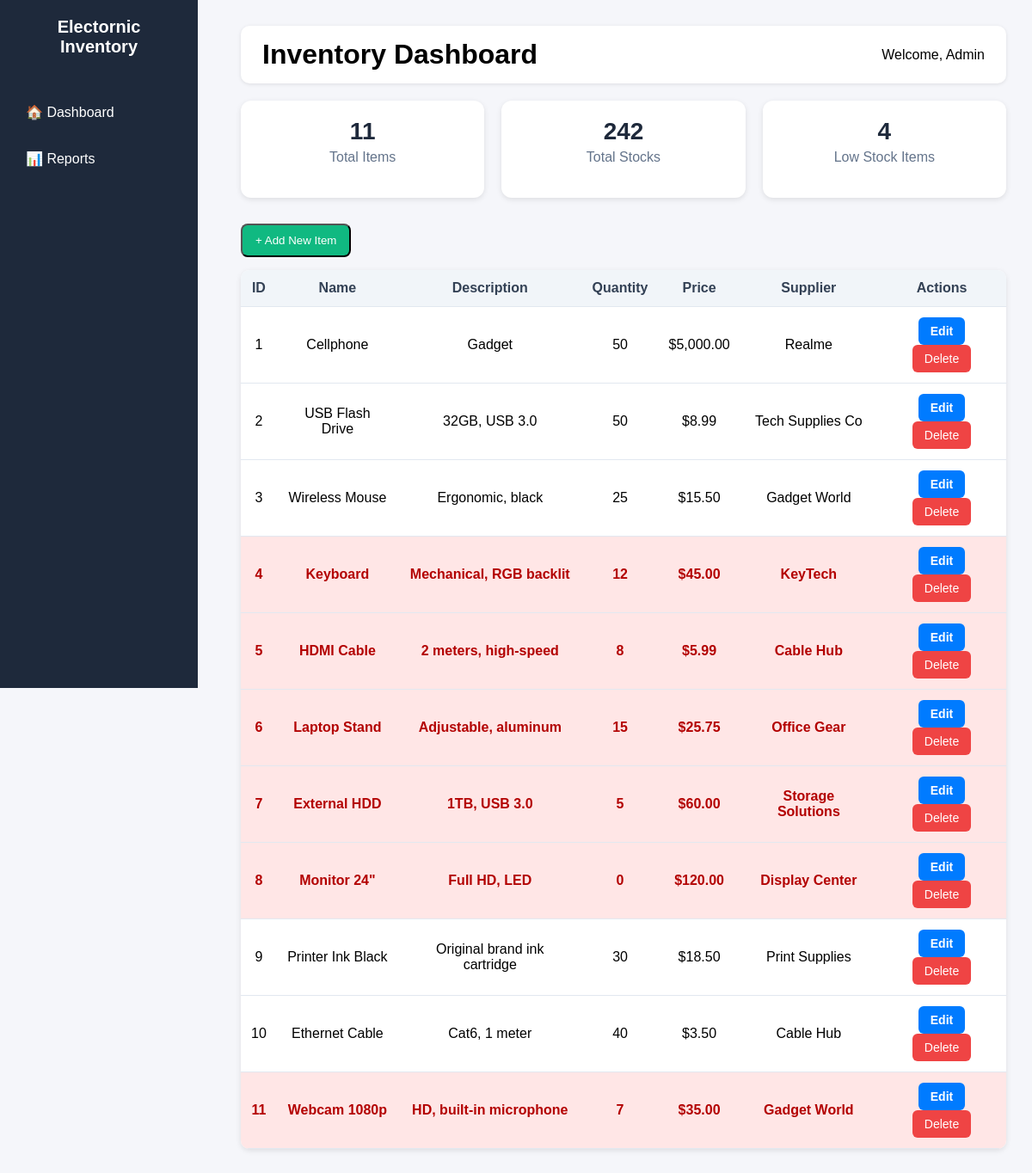
The page / on the database its author committed.
### tables this page shows
CREATE TABLE `inventory` (
  `id` int(11) NOT NULL,
  `name` varchar(255) NOT NULL,
  `description` text DEFAULT NULL,
  `quantity` int(11) NOT NULL,
  `price` decimal(10,2) NOT NULL,
  `supplier` varchar(255) DEFAULT NULL,
  `created_at` timestamp NOT NULL DEFAULT current_timestamp(),
  `updated_at` timestamp NOT NULL DEFAULT current_timestamp() ON UPDATE current_timestamp()
);

### index.php (the view, shortened to what this page needs)
<?php
require_once 'config.php';
$stmt = $pdo->query("SELECT * FROM inventory ORDER BY id ASC");
$items = $stmt->fetchAll();
$total_items = $pdo->query("SELECT COUNT(*) AS total FROM inventory")->fetch()['total'];
$total_stock = $pdo->query("SELECT SUM(quantity) AS total_qty FROM inventory")->fetch()['total_qty'] ?? 0;
$low_stock = $pdo->query("SELECT COUNT(*) AS low_count FROM inventory WHERE quantity < 10")->fetch()['low_count'] ?? 20;
?>
<!DOCTYPE html>
<html lang="en">
<head>
  <link rel="stylesheet" href="style.css">
</head>
<body>
  <div class="sidebar">
    <h2>Electornic Inventory</h2>
    <ul>
      <li><a href="index.php">🏠 Dashboard</a></li>
      <li><a href="reports.php">📊 Reports</a></li>
    </ul>
  </div>
  <div class="main-content">
    <div class="topbar">
      <h1>Inventory Dashboard</h1>
      <span>Welcome, Admin</span>
    </div>
    <div class="stats-container">
      <div class="stat-card">
        <h2><?= $total_items ?></h2>
        <p>Total Items</p>
      </div>
      <div class="stat-card">
        <h2><?= $total_stock ?></h2>
        <p>Total Stocks</p>
        <div class="dropdown">
          <button class="dropdown-btn">View by Item ⮟</button>
        </div>
      </div>
      <div class="stat-card">
        <h2><?= $low_stock ?></h2>
        <p>Low Stock Items</p>
        <div class="dropdown">
          <button class="dropdown-btn">View List ⮟</button>
        </div>
      </div>
    </div>
    <button class="add-btn" id="openModalBtn">+ Add New Item</button>
    <?php if (empty($items)): ?>
      <p style="text-align: center;">No items in inventory.</p>
    <?php else: ?>
      <table>
        <thead>
          <tr>
            <th>ID</th>
            <th>Name</th>
            <th>Description</th>
            <th>Quantity</th>
            <th>Price</th>
            <th>Supplier</th>
            <th>Actions</th>
          </tr>
        </thead>
       <tbody>
  <?php foreach ($items as $item): ?>
    <tr class="<?= ($item['quantity'] < 20) ? 'low-stock' : '' ?>">
      <td><?= $item['id']; ?></td>
      <td><?= htmlspecialchars($item['name']); ?></td>
      <td><?= htmlspecialchars($item['description'] ?? ''); ?></td>
      <td><?= $item['quantity']; ?></td>
      <td>$<?= number_format($item['price'], 2); ?></td>
      <td><?= htmlspecialchars($item['supplier'] ?? ''); ?></td>
      <td>
  <button class="edit-btn" onclick='openEditModal(<?= json_encode($item); ?>)'>Edit</button>
  <a href="delete_item.php?id=<?= $item['id']; ?>" onclick="return confirm('Are you sure?')">
    <button class="delete-btn">Delete</button>
  </a>
</td>
    </tr>
  <?php endforeach; ?>
</tbody>
      </table>
    <?php endif; ?>
  </div>
</body>
</html>

### style.css (style rules this page uses)
* { box-sizing: border-box; margin: 0; padding: 0; font-family: "Poppins", sans-serif; }
body { background-color: #f5f6fa; display: flex; }
.sidebar { width: 230px; height: 100vh; background-color: #1e293b; color: white; position: fixed; display: flex; flex-direction: column; padding: 20px; }
.sidebar h2 { text-align: center; margin-bottom: 30px; font-size: 20px; }
.sidebar ul { list-style: none; padding: 0; }
.sidebar ul li { margin: 15px 0; }
.sidebar ul li a { color: white; text-decoration: none; display: block; padding: 10px; border-radius: 8px; transition: 0.3s; }
.main-content { margin-left: 250px; padding: 30px; width: calc(100% - 250px); }
.topbar { display: flex; justify-content: space-between; align-items: center; background-color: white; padding: 15px 25px; border-radius: 10px; box-shadow: 0 1px 4px rgba(0,0,0,0.1); margin-bottom: 20px; }
.stats-container { display: flex; gap: 20px; margin-bottom: 30px; }
.stat-card { flex: 1; background: white; border-radius: 12px; padding: 20px; text-align: center; box-shadow: 0 2px 6px rgba(0,0,0,0.1); }
.stat-card h2 { color: #1e293b; font-size: 28px; margin: 0; }
.stat-card p { color: #64748b; margin-top: 5px; }
table { width: 100%; border-collapse: collapse; background: white; border-radius: 10px; overflow: hidden; box-shadow: 0 2px 6px rgba(0,0,0,0.1); }
th, td { padding: 12px; text-align: center; border-bottom: 1px solid #e2e8f0; }
th { background-color: #f1f5f9; color: #334155; font-weight: 600; }
.add-btn { display: inline-block; margin-bottom: 15px; background-color: #10b981; color: white; padding: 10px 15px; border-radius: 8px; text-decoration: none; font-weight: 500; }
.edit-btn, .delete-btn { border: none; padding: 8px 14px; border-radius: 6px; cursor: pointer; color: #fff; font-size: 14px; font-weight: 500; }
.edit-btn { all: unset; display: inline-block !important; background-color: #007bff !important; color: #fff !important; padding: 8px 14px !important; border-radius: 6px !important; cursor: pointer !important; font-size: 14px !important; font-weight: 600 !important; text-align: center !important; }
.delete-btn { background-color: #ef4444; }

### index.php (style rules this page uses)
tr.low-stock td { background-color: #ffe6e6; color: #b30000; font-weight: bold; }
.dropdown { position: relative; display: inline-block; }
.dropdown-btn { background: none; border: none; color: white; font-size: 14px; cursor: pointer; text-decoration: underline; }

### rows shown on the page
inventory: id "1", name "Cellphone", description "Gadget", quantity "50", price "5,000.00", supplier "Realme"
inventory: id "2", name "USB Flash Drive", description "32GB, USB 3.0", quantity "50", price "8.99", supplier "Tech Supplies Co"
inventory: id "3", name "Wireless Mouse", description "Ergonomic, black", quantity "25", price "15.50", supplier "Gadget World"
inventory: id "4", name "Keyboard", description "Mechanical, RGB backlit", quantity "12", price "45.00", supplier "KeyTech"
inventory: id "5", name "HDMI Cable", description "2 meters, high-speed", quantity "8", price "5.99", supplier "Cable Hub"
inventory: id "6", name "Laptop Stand", description "Adjustable, aluminum", quantity "15", price "25.75", supplier "Office Gear"
inventory: id "7", name "External HDD", description "1TB, USB 3.0", quantity "5", price "60.00", supplier "Storage Solutions"
inventory: id "8", name "Monitor 24\"", description "Full HD, LED", quantity "0", price "120.00", supplier "Display Center"
inventory: id "9", name "Printer Ink Black", description "Original brand ink cartridge", quantity "30", price "18.50", supplier "Print Supplies"
inventory: id "10", name "Ethernet Cable", description "Cat6, 1 meter", quantity "40", price "3.50", supplier "Cable Hub"
inventory: id "11", name "Webcam 1080p", description "HD, built-in microphone", quantity "7", price "35.00", supplier "Gadget World"

### other values the page prints
$total_items "11"
$total_stock "242"
$low_stock "4"
